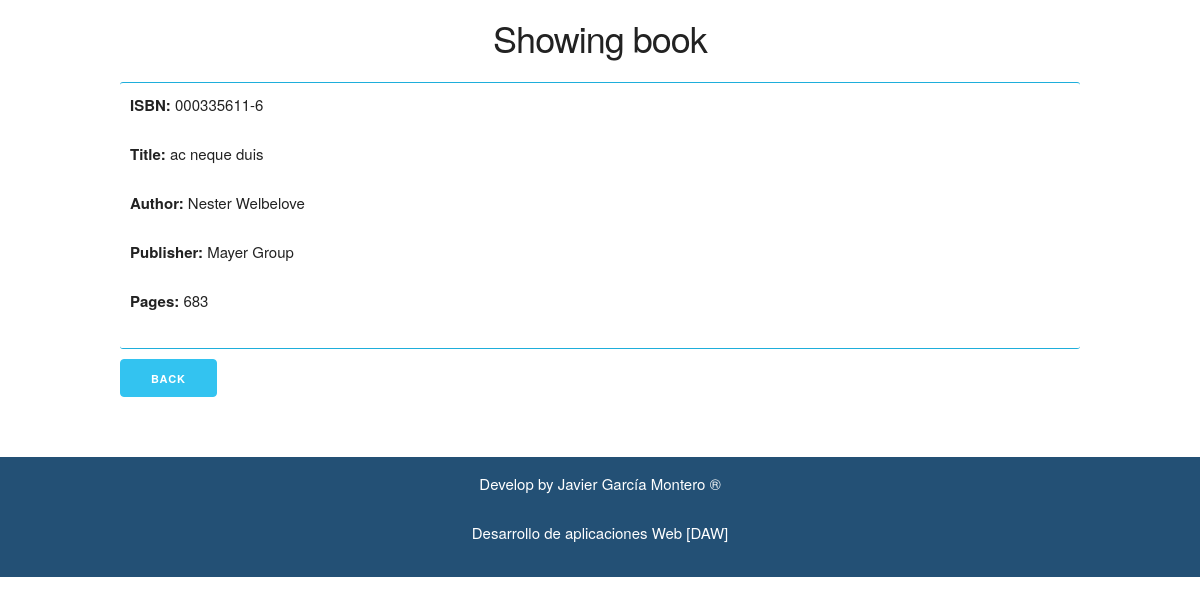
/index.php?op=show&id=697, run on the app's committed database.
### tables this page shows
create table books (
	id INT,
	isbn VARCHAR(50),
	title TEXT,
	author VARCHAR(50),
	publisher VARCHAR(50),
	pages INT
);

### index.php (called while the page is built)
<?php
require_once 'controller/BooksController.php';
$controller = new BooksController();
$controller->handleRequest();

### model/Database.php (called while the page is built, shortened)
<?php
class Database
{
    private static $dbName = 'library';
    private static $dbHost = 'localhost';
    private static $dbUsername = 'root';
    private static $dbUserPassword = '';
    private static $conn = null;
    public static function connect()
    {
        if (null == self::$conn) {
            try {
                self::$conn = new PDO("mysql:host=" . self::$dbHost . ";" . "dbname=" . self::$dbName, self::$dbUsername, self::$dbUserPassword);
            } catch (PDOException $e) {
                die($e->getMessage());
            }
        }
        return self::$conn;
    }
    public static function disconnect()
    {
        self::$conn = null;
    }
}
?>

### model/BooksGateway.php (called while the page is built, shortened)
<?php
require_once 'Database.php';
class BooksGateway extends Database
{
    public function selectById($id)
    {
        $pdo = Database::connect();
        $sql = $pdo->prepare("SELECT * FROM Books WHERE id = ?");
        $sql->bindValue(1, $id);
        $sql->execute();
        $result = $sql->fetch(PDO::FETCH_OBJ);
        return $result;
    }
}
?>

### model/BooksService.php (called while the page is built, shortened)
<?php
require_once 'BooksGateway.php';
require_once 'Database.php';
class BooksService extends BooksGateway
{
    private $BooksGateway = null;
    public function __construct()
    {
        $this->BooksGateway = new BooksGateway();
    }
    public function getBook($id)
    {
        try {
            $result = $this->BooksGateway->selectById($id);
            return $result;
        } catch (Exception $e) {
            self::disconnect();
            throw $e;
        }
        return $this->BooksGateway->selectById($id);
    }
}
?>

### view/book-show.php (the view)
<?php require ROOT_PATH . '/view/inc/header.php'; ?>
    <div class="row">
        <h3>Showing book</h3>
        <section id="info">
            <p><b>ISBN:</b>  <?= $book->isbn; ?></p>
            <p><b>Title:</b>  <?=  $book->title; ?></p>
            <p><b>Author:</b> <?=  $book->author; ?> </p>
            <p><b>Publisher:</b> <?=  $book->publisher; ?> </p>
            <p><b>Pages:</b> <?=  $book->pages; ?> </p>
        </section>
        <form method="POST">
            <input class="button-primary" type="submit" name="cancel" value="Back">
        </form>
    </div>
<?php require ROOT_PATH . '/view/inc/footer.php'; ?>

### public/css/skeleton.css (style rules this page uses)
html { font-size: 62.5%; }
body { font-size: 1.5em; line-height: 1.6; font-weight: 400; font-family: "Raleway", "HelveticaNeue", "Helvetica Neue", Helvetica, Arial, sans-serif; color: #222; }
h1, h2, h3, h4, h5, h6 { margin-top: 0; margin-bottom: 2rem; font-weight: 300; }
h3 { font-size: 3.0rem; line-height: 1.3; letter-spacing: -.1rem; }
@media (min-width: 550px) { h3 { font-size: 3.6rem; } }
p { margin-top: 0; }
.button, button, input[type="submit"], input[type="reset"], input[type="button"] { display: inline-block; height: 38px; padding: 0 30px; color: #555; text-align: center; font-size: 11px; font-weight: 600; line-height: 38px; letter-spacing: .1rem; text-transform: uppercase; text-decoration: none; white-space: nowrap; background-color: transparent; border-radius: 4px; border: 1px solid #bbb; cursor: pointer; box-sizing: border-box; }
.button.button-primary, button.button-primary, input[type="submit"].button-primary, input[type="reset"].button-primary, input[type="button"].button-primary { color: #FFF; background-color: #33C3F0; border-color: #33C3F0; }
input, textarea, select, fieldset { margin-bottom: 1.5rem; }
pre, blockquote, dl, figure, table, p, ul, ol, form { margin-bottom: 2.5rem; }
.container:after, .row:after, .u-cf { content: ""; display: table; clear: both; }

### public/css/styles.css (style rules this page uses)
h1, h3 { margin-top: 15px; text-align: center; }
#info { border-bottom: 1px solid #1EAEDB; border-top: 1px solid #1EAEDB; border-radius: 3px; padding: 10px; margin-bottom: 10px; }

### data on the page
books: isbn "000335611-6", title "ac neque duis", author "Nester Welbelove", publisher "Mayer Group", pages "683"

### other printed values
AUTHOR "Javier García Montero"
